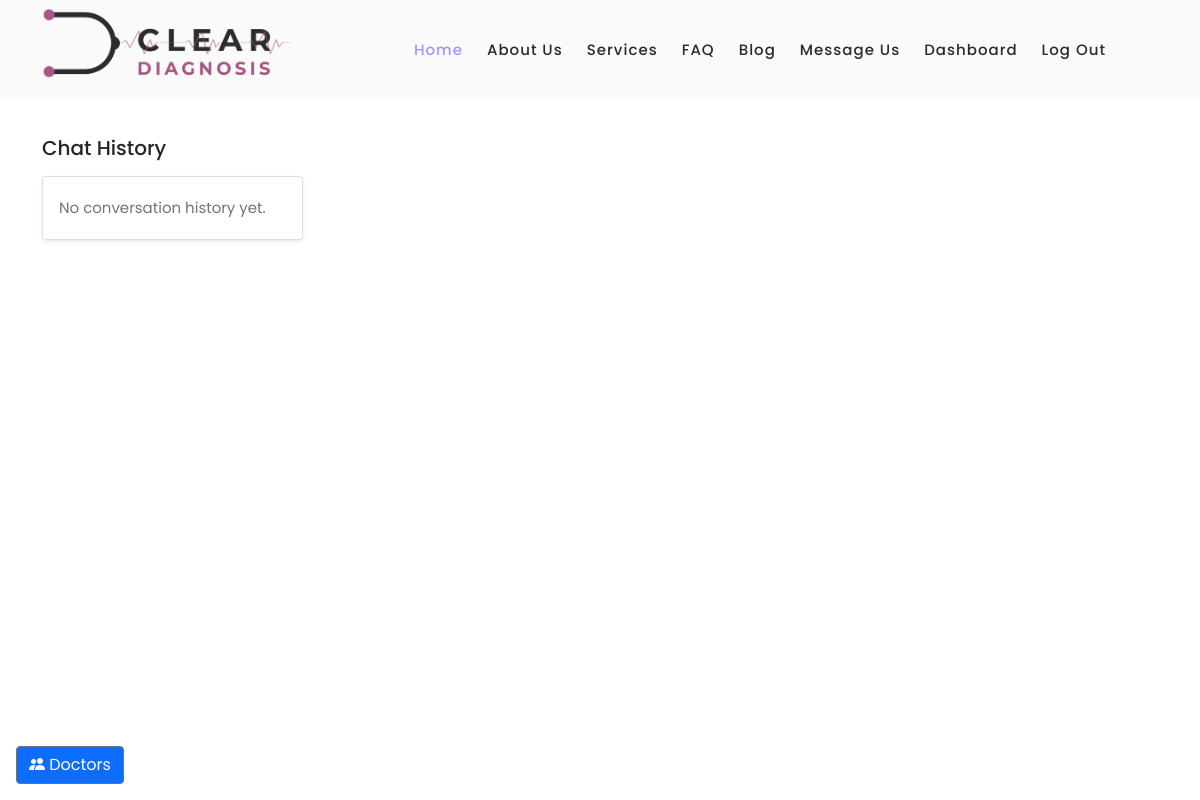
Before: /chat/0 (signed in) with the older database file.
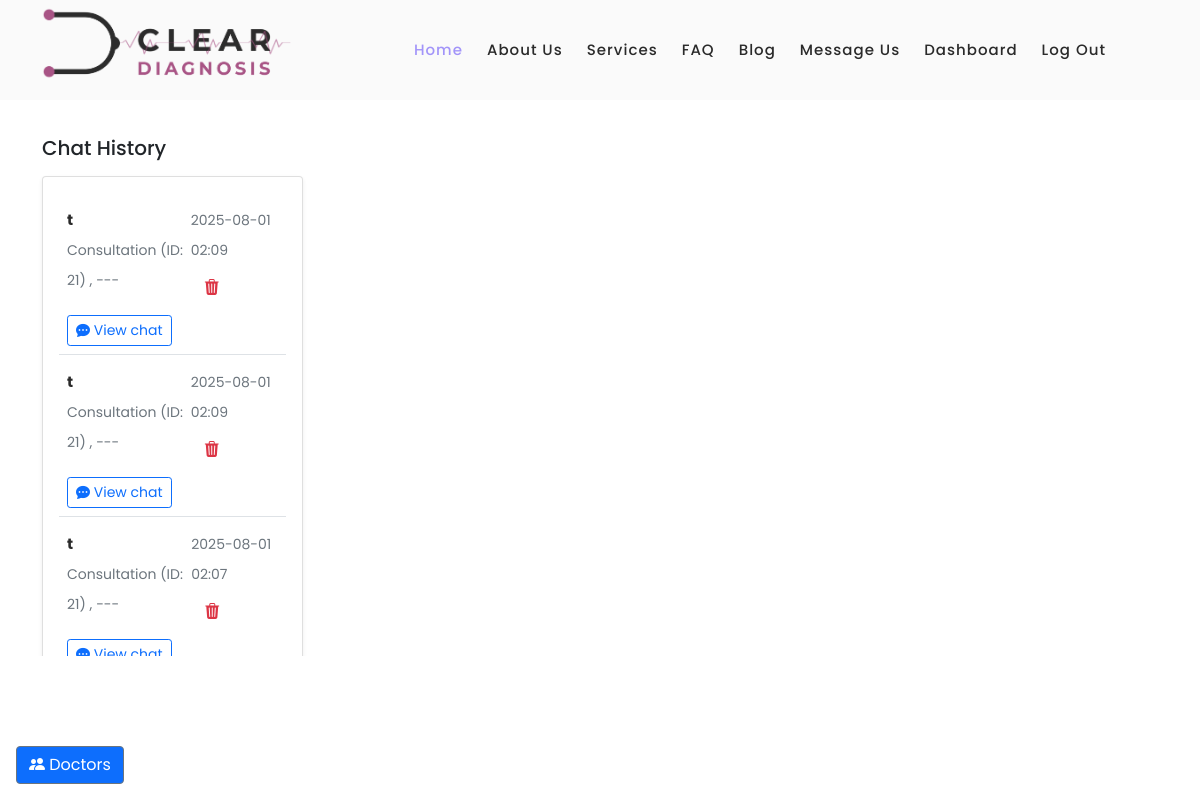
After: the same page with the newer database file.
### models.py (models this page shows, shortened)
class Conversation(db.Model):
    id = db.Column(db.Integer, primary_key=True)
    user_id = db.Column(db.Integer, db.ForeignKey('users.id'), nullable=False)
    role = db.Column(db.String(50), default='User')  # 'User' or 'Doctor'
    subject = db.Column(db.String(255), nullable=False)
    messages = db.relationship('Message', backref='conversation',cascade="all, delete-orphan", lazy=True, order_by="Message.timestamp")
    doctor_id = db.Column(db.Integer, db.ForeignKey('doctors.id'), nullable=True)
    timestamp = db.Column(db.DateTime, default=datetime.utcnow)
    status = db.Column(db.String(50), default='active')  # 'active', 'closed', 'pending'
    user = db.relationship('User', backref='conversations')

class User(db.Model):
    __tablename__ = 'users'
    id = db.Column(db.Integer, primary_key=True)
    username = db.Column(db.String(80), unique=True, nullable=False)
    email = db.Column(db.String(120), unique=True, nullable=False)
    password_hash = db.Column(db.String(128), nullable=False)
    role = db.Column(db.String(50), default='user')
    is_admin = db.Column(db.Boolean, default=False)
    is_online = db.Column(db.Boolean, default=False)
    last_login = db.Column(db.DateTime, nullable=True)
    created_at = db.Column(db.DateTime, server_default=db.func.now())
    updated_at = db.Column(db.DateTime, server_default=db.func.now(), onupdate=db.func.now())
    doctor_profile = db.relationship('Doctor', back_populates='user', uselist=False)

### app.py (the view, shortened to what this page needs)
@app.route('/chat/<int:conversation_id>', defaults={'doctor_id': None}, methods=['GET', 'POST'])
@app.route('/chat/<int:conversation_id>/doctor/<int:doctor_id>', methods=['GET', 'POST'])
@login_required
def chat(conversation_id, doctor_id):
    doctors = db.session.query(User).join(Doctor).filter(User.role == 'doctor').all()
    conversations = Conversation.query.filter_by(user_id=current_user.id).order_by(Conversation.timestamp.desc()).all()
    doctor_conversations = Conversation.query.filter_by(doctor_id=current_user.id).order_by(Conversation.timestamp.desc()).all()
    if current_user.role == 'doctor':
        conversations = doctor_conversations
    if conversation_id == 0:
        return render_template('chat.html', conversations=conversations, doctors=doctors,doctor_id=doctor_id, new_chat=True)

### app.py (called while the page is built)
@login_manager.user_loader
def load_user(user_id):
    return UserLogin.query.get(int(user_id))

@app.before_request
def create_tables():
    db.create_all()

@app.before_request
def update_last_seen():
    if current_user.is_authenticated:
        current_user.last_login = datetime.utcnow()
        db.session.commit()

### templates/chat.html (shortened to what this page needs)
{%extends "base.html" %}
{% block content %}
<section>
  <div class="container py-3">
    <div class="row">
      <div class="col-md-5 col-lg-4 col-xl-3 mb-4 mb-md-0 overflow-auto" style='height: 65vh;' id="chat-history">
        <h5 class="font-weight-bold mb-3 text-center text-lg-start">Chat History</h5>
        <div class="card shadow-sm">
          <div class="card-body">
          {% if conversations %}
            <ul class="list-unstyled mb-0">
            {% for conversation in conversations %}
              <li class="p-2 border-bottom">
                <a href="#!" class="d-flex justify-content-between">
                  <div class="d-flex flex-row">
                    <div class="pt-1">
                      <p class="fw-bold mb-0">
                        {% if conversation.doctor_id %}
                          {% if current_user.role == 'doctor' %}
                            {{ conversation.user.username }}
                          {% else %}
                            Dr. {{ conversation.doctor_id | doctor_name }}
                          {% endif %}
                        {% else %}
                          Medical Assistant
                        {% endif %}
                      </p>
                      <p class="small text-muted">{{ conversation.subject[:120] }}{% if conversation.subject|length > 120 %}...{% endif %}</p>
                    </div>
                  </div>
                  <div class="pt-1">
                    <p class="small text-muted mb-1">{{ conversation.timestamp.strftime('%Y-%m-%d %H:%M') }}</p>
                    <form method="POST"
                          action="{{ url_for('delete_conversation', conversation_id=conversation.id) }}"
                          class="delete-form">
                      <button type="button" class="btn btn-link text-danger trigger-delete">
                        <i class="bi bi-trash3-fill"></i>
                      </button>
                    </form>
                  </div>
                </a>
                      <p>
                        {% if current_user.role == 'doctor' %}
                        <a href="{{ url_for('chat', conversation_id=conversation.id,doctor_id=conversation.doctor_id, user_id=conversation.user_id) }}" class="btn btn-sm btn-outline-primary mt-2">
                        {% else %}
                        <a href="{{ url_for('chat', conversation_id=conversation.id, doctor_id=conversation.doctor_id) }}" class="btn btn-sm btn-outline-primary mt-2">
                        {% endif %}
                          <i class="bi bi-chat-dots-fill"></i>
                        View chat
                        </a>
                      </p>
              </li>
              {% endfor %}
            </ul>
          {% else %}
            <p class="text-muted">No conversation history yet.</p>
          {% endif %}
          </div>
        </div>
      </div>
      <div class="col-md-1 col-lg-1 col-xl-1 overflow-auto"  style='height: 65vh;' id=""></div>
      <div class="col-md-6 col-lg-7 col-xl-8 ' id="chat-box">
        <div  id="chat-messages" style="height: 55vh; overflow-y: auto;">
        </div>
      </div>
    </div>
  </div>
</section>
{% endblock %}

Changed rows visible on the page:
added Conversation: user.username "t", subject "Consultation (ID: 21) , ---", timestamp "2025-08-01 02:09"
added Conversation: user.username "t", subject "Consultation (ID: 21) , ---", timestamp "2025-08-01 02:09"
added Conversation: user.username "t", subject "Consultation (ID: 21) , ---", timestamp "2025-08-01 02:07"
Other visible differences:
text no longer shown: "No conversation history yet."
